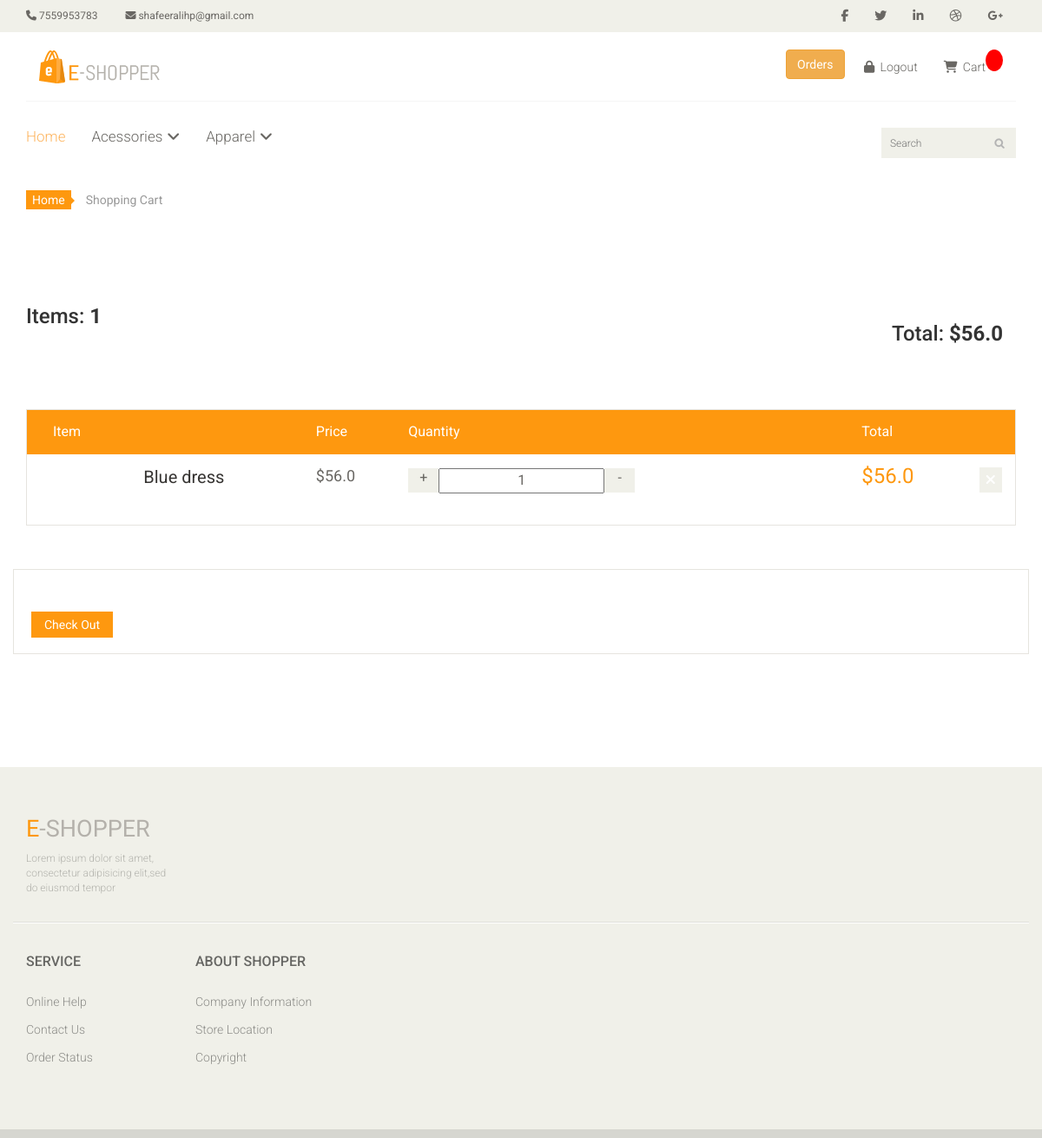
Before: /cart/cart-detail/ (signed in) with the older database file.
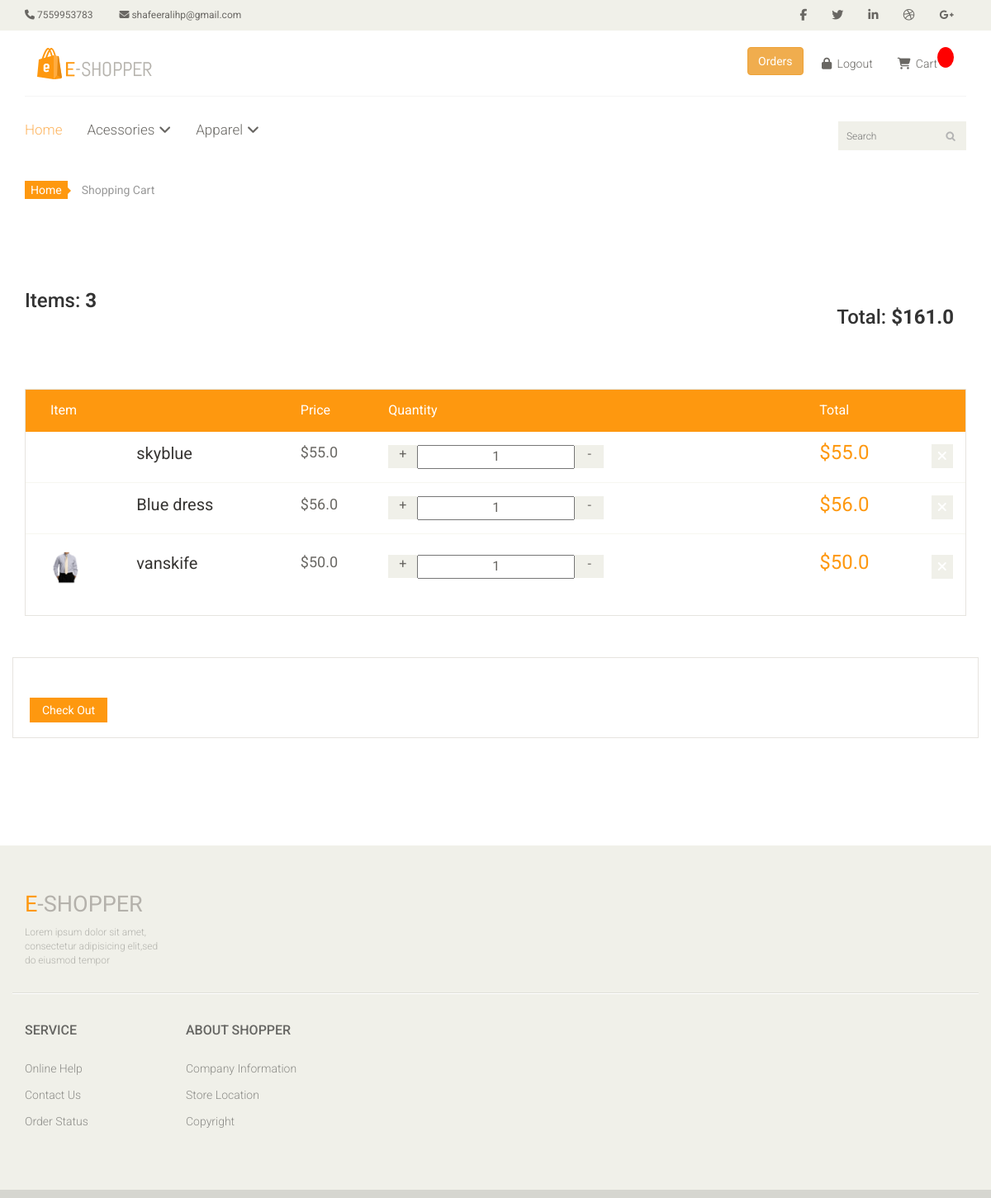
After: the same page with the newer database file.
### prod/models.py (models this page shows, shortened)
class Order(models.Model):
    STATUS={
        ("pending","pending"),
        ("shipped","shipped"),
        ("out for delivery","out for delivery"),
        ("completed","completed")
    }
    customer = models.ForeignKey(Customer,on_delete=models.SET_NULL, null=True,blank=True)
    product = models.ForeignKey(Product,on_delete=models.SET_NULL, null=True,blank=True)
    date_orderd = models.DateTimeField(auto_now_add=True)
    complete = models.BooleanField(default=False,null=True,blank=True)
    transaction_id=models.CharField(max_length=200,null=True)
    approve= models.BooleanField(default=False,null=True,blank=True)
    value=models.CharField(default='pending',max_length=200,null=True )
    @property
    def get_cart_total(self):
        orderitems = self.orderitem_set.all()
        total = sum([item.get_total for item in orderitems])
        return total
    @property
    def get_cart_items(self):
        orderitems = self.orderitem_set.all()
        total = sum([item.quantity for item in orderitems])
        return total

class OrderItem(models.Model):
    product = models.ForeignKey(Product,on_delete=models.SET_NULL, null=True,blank=True)
    order = models.ForeignKey(Order,on_delete=models.SET_NULL, null=True,blank=True)
    quantity=models.IntegerField(default=0,null=True,blank=True)
    date_added = models.DateTimeField(auto_now_add=True)
    @property
    def get_total(self):
        total = self.product.price * self.quantity
        return total

class  Product(models.Model):
    PRODUCTTYPE={
    ("shirt", "shirt"),
    ("t-shirt", "t-shirt"),
    ("pant", "pant"),
    ("jeans", "jeans"),
    ("sunglass", "sunglass"),
    ("shoe", "shoe"),
    }
    PRODUCTCATEGORY={
    ("Apparel", "Apparel"),
    ("Acessories", "Acessories"), }
    image = models.ImageField(null=True ,blank=True)
    name = models.CharField(max_length=300)
    price = models.FloatField()
    product_quantity=models.IntegerField()
    product_category= models.CharField(max_length=300,choices=PRODUCTCATEGORY)
    product_type= models.CharField(max_length=300,choices=PRODUCTTYPE)
    attribute = models.TextField(max_length=1000, verbose_name='attribute')
    @property
    def imageURL(self):
        try:
            url = self.image.url
        except:
            url=''
        return url

### ca/views.py (the view)
# urls.py: path('cart-detail/',views.cart_detail,name='cart_detail'),
def cart_detail(request):
    data = cartData(request)
    cartItems=data['cartItems']
    order=data['order']
    items=data['items']
    context = {'items':items,'order':order,'cartItems':cartItems}
    return render(request,'cart.html', context)

### ca/utils.py (called while the page is built)
def cartData(request):
    if request.user.is_authenticated:
        customer=request.user.customer
        order,created =Order.objects.get_or_create(customer=customer,complete=False)
        items = order.orderitem_set.all()
        cartItems=order.get_cart_items
    else:
        cookieData = cookieCart(request)
        cartItems = cookieData['cartItems']
        order = cookieData['order']
        items = cookieData['items']
    return{'items':items,'order':order,'cartItems':cartItems }

### templates/cart.html (shortened to what this page needs)
{% extends 'base.html'%}
{% block content %}
{% load static %}
	 <section id="cart_items">
		<div class="container">
			<div class="breadcrumbs">
				<ol class="breadcrumb">
				  <li><a href="/">Home</a></li>
				  <li class="active">Shopping Cart</li>
				</ol>
				<ol class="breadcrumb">
					<li><h3>Items: <strong>{{order.get_cart_items}}</strong></h3></li>
					<li style="float: right;"><h3>Total:<strong> ${{order.get_cart_total}}</strong></h3></li>
				</ol>
			</div>
			<div class="table-responsive cart_info">
				<table class="table table-condensed">
					<thead>
						<tr class="cart_menu">
							<td class="image">Item</td>
							<td class="description"></td>
							<td class="price">Price</td>
							<td class="quantity">Quantity</td>
							<td class="total">Total</td>
							<td></td>
						</tr>
					</thead>
					<tbody>
						{% for item in items %}
						<tr>
							<td class="cart_product">
								<a href=""><img src="{{item.product.imageURL}}" style="width: 35px" alt=""></a>
							</td>
							<td class="cart_description">
								<h4 style="padding-bottom: 5%;"><a href="">{{item.product.name}}</a></h4>
							</td>
							<div class="pt-5">
							<td class="cart_price ">
								<p>${{item.product.price}}</p>
							</td>
							<td class="cart_quantity">
								<div class="cart_quantity_button">
									<a data-product={{item.product.id}} data-action="add" class="cart_quantity_up update-cart" href=""> + </a>
									<input  class="cart_quantity_input" type="" name="quantity" value="{{item.quantity}}" >
									<a data-product={{item.product.id}} data-action="remove" class="cart_quantity_down update-cart" href=""> - </a>
								</div>
							</td>
							<td class="cart_total">
								<p class="cart_total_price">${{item.get_total}}</p>
							</td>
							<td class="cart_delete">
								<a  data-product={{item.product.id}} data-name="{{item.product.name}}" onclick="window.mycart()" id="checking" data-action="delete" class="cart_quantity_delete update-cart" href=" "><i class="fa fa-times"></i></a>
							</td>
						</div>
						</tr>
						{% endfor %}
					</tbody>
				</table>
			</div>
		</div>
	</section>
	<section id="do_action">
		<div class="container">
			<div class="row">
				<div class="col-12">
					<div class="total_area">
					<a class="btn btn-default check_out" href="{% url 'checkout' %}">Check Out</a>
				</div>
				</div>
			</div>
		</div>
	</section>
{% endblock %}

Changed rows visible on the page:
no longer on this page (row edited): Order: get_cart_items "1", get_cart_total "56.0"
added Order: get_cart_items "3", get_cart_total "161.0"
added OrderItem: product.name "skyblue", product.price "55.0", quantity "1", get_total "55.0"
added OrderItem: product.imageURL (picture), product.name "vanskife", product.price "50.0", quantity "1", get_total "50.0"
